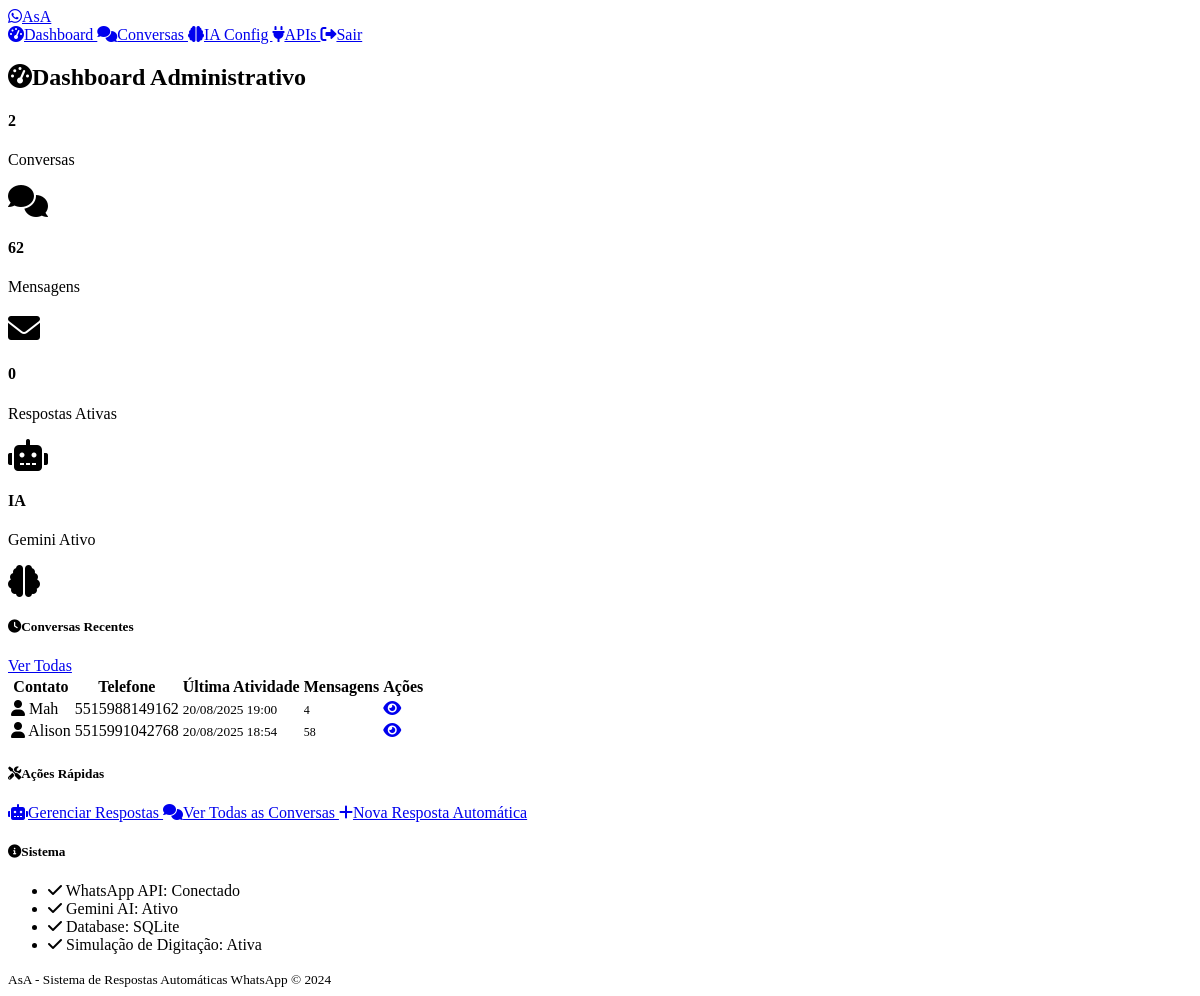
The app's page /admin/dashboard (signed in), older data.
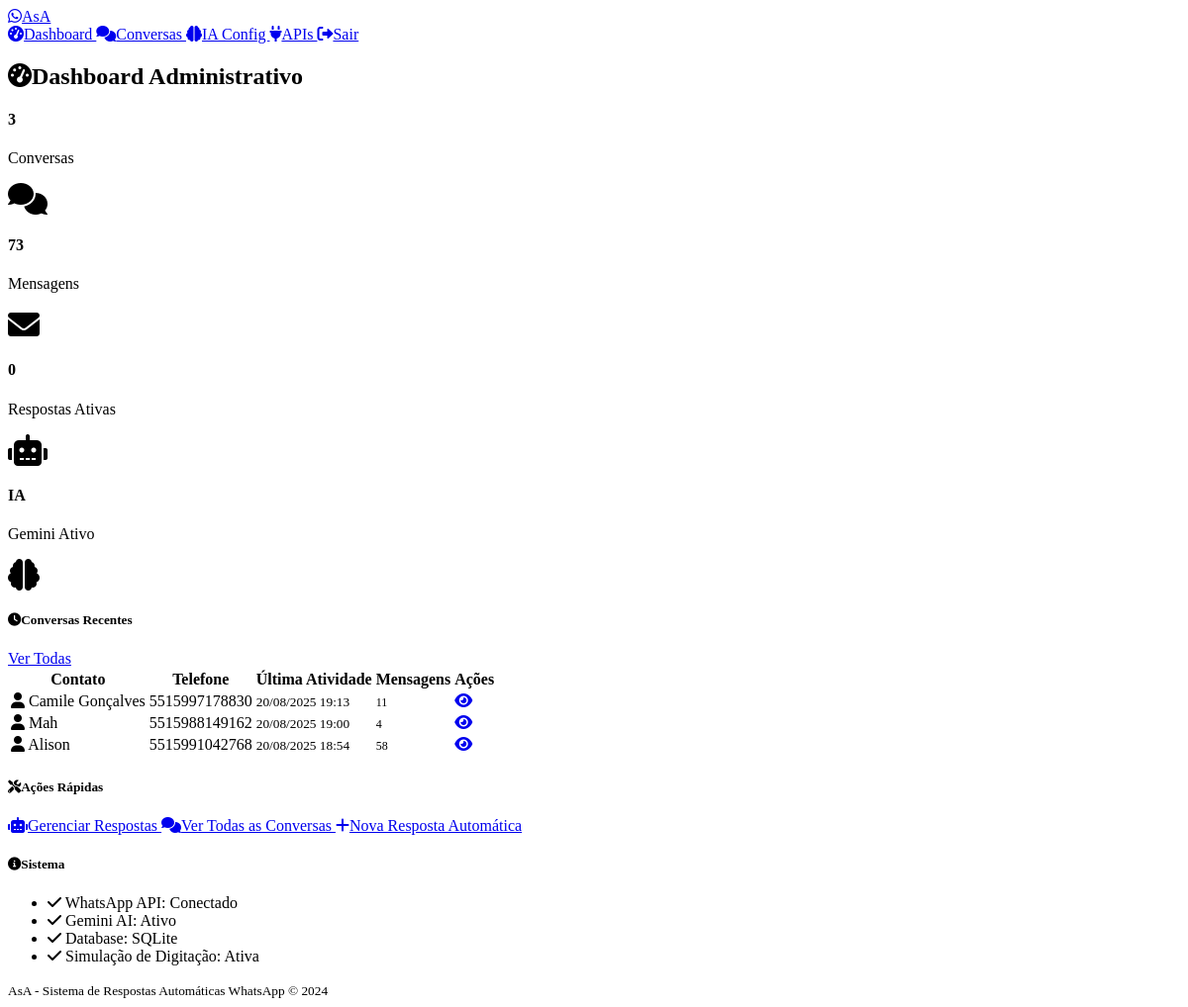
The same page, newer data.
### models.py (models this page shows)
class Conversation(db.Model):
    id = db.Column(db.Integer, primary_key=True)
    phone_number = db.Column(db.String(20), nullable=False)
    contact_name = db.Column(db.String(100))
    created_at = db.Column(db.DateTime, default=datetime.utcnow)
    updated_at = db.Column(db.DateTime, default=datetime.utcnow, onupdate=datetime.utcnow)
    is_active = db.Column(db.Boolean, default=True)
    ai_paused = db.Column(db.Boolean, default=False)  # True when human takes over
    paused_at = db.Column(db.DateTime)  # When AI was paused
    messages = db.relationship('Message', backref='conversation', lazy=True, cascade='all, delete-orphan')

### routes.py (the view)
    def decorated_function(*args, **kwargs):
        if not session.get('admin_logged_in'):
            return redirect(url_for('admin_login'))
        return f(*args, **kwargs)

### routes.py (called while the page is built)
def admin_required(f):
    def decorated_function(*args, **kwargs):
        if not session.get('admin_logged_in'):
            return redirect(url_for('admin_login'))
        return f(*args, **kwargs)
    decorated_function.__name__ = f.__name__
    return decorated_function

@app.route('/admin/dashboard')
@admin_required
def admin_dashboard():
    total_conversations = Conversation.query.count()
    total_messages = Message.query.count()
    active_responses = AutoResponse.query.filter_by(is_active=True).count()
    recent_conversations = Conversation.query.order_by(
        Conversation.updated_at.desc()
    ).limit(5).all()
    stats = {
        'total_conversations': total_conversations,
        'total_messages': total_messages,
        'active_responses': active_responses,
        'recent_conversations': recent_conversations
    }
    return render_template('admin_dashboard.html', stats=stats)

@app.context_processor
def inject_admin_status():
    return {'admin_logged_in': session.get('admin_logged_in', False)}

### templates/admin_dashboard.html (shortened to what the changed rows need)
{% extends "base.html" %}
{% block content %}
<div class="d-flex justify-content-between align-items-center mb-4">
    <h2>
        <i class="fas fa-tachometer-alt me-2"></i>Dashboard Administrativo
    </h2>
</div>
<div class="row mb-4">
    <div class="col-lg-3 col-md-6 mb-3">
        <div class="card bg-primary">
            <div class="card-body">
                <div class="d-flex justify-content-between">
                    <div>
                        <h4 class="mb-0">{{ stats.total_conversations }}</h4>
                        <p class="mb-0">Conversas</p>
                    </div>
                </div>
            </div>
        </div>
    </div>
    <div class="col-lg-3 col-md-6 mb-3">
        <div class="card bg-success">
            <div class="card-body">
                <div class="d-flex justify-content-between">
                    <div>
                        <h4 class="mb-0">{{ stats.total_messages }}</h4>
                        <p class="mb-0">Mensagens</p>
                    </div>
                </div>
            </div>
        </div>
    </div>
</div>
<div class="card">
    <div class="card-body">
        {% if stats.recent_conversations %}
            <div class="table-responsive">
                <table class="table table-hover">
                    <thead>
                        <tr>
                            <th>Contato</th>
                            <th>Telefone</th>
                            <th>Última Atividade</th>
                            <th>Mensagens</th>
                            <th>Ações</th>
                        </tr>
                    </thead>
                    <tbody>
                        {% for conversation in stats.recent_conversations %}
                        <tr>
                            <td>
                                <i class="fas fa-user me-2"></i>
                                {{ conversation.contact_name or 'Sem nome' }}
                            </td>
                            <td>{{ conversation.phone_number }}</td>
                            <td>
                                <small class="text-muted">
                                    {{ conversation.updated_at.strftime('%d/%m/%Y %H:%M') }}
                                </small>
                            </td>
                            <td>
                                <span class="badge bg-secondary">
                                    {{ conversation.messages|length }}
                                </span>
                            </td>
                            <td>
                                <a href="{{ url_for('view_conversation', conversation_id=conversation.id) }}"
                                   class="btn btn-sm btn-outline-primary">
                                    <i class="fas fa-eye"></i>
                                </a>
                            </td>
                        </tr>
                        {% endfor %}
                    </tbody>
                </table>
            </div>
        {% else %}
            <div class="text-center py-4">
                <i class="fas fa-comments fa-3x text-muted mb-3"></i>
                <p class="text-muted">Nenhuma conversa ainda</p>
            </div>
        {% endif %}
    </div>
</div>
{% endblock %}

Row changes from the older to the newer data that the page shows:
added Conversation: contact_name "Camile Gonçalves", phone_number "5515997178830", updated_at "20/08/2025 19:13", messages|length "11"
Text that changed along with them:
{{ stats.total_conversations }}: "2" → "3"
{{ stats.total_messages }}: "62" → "73"
